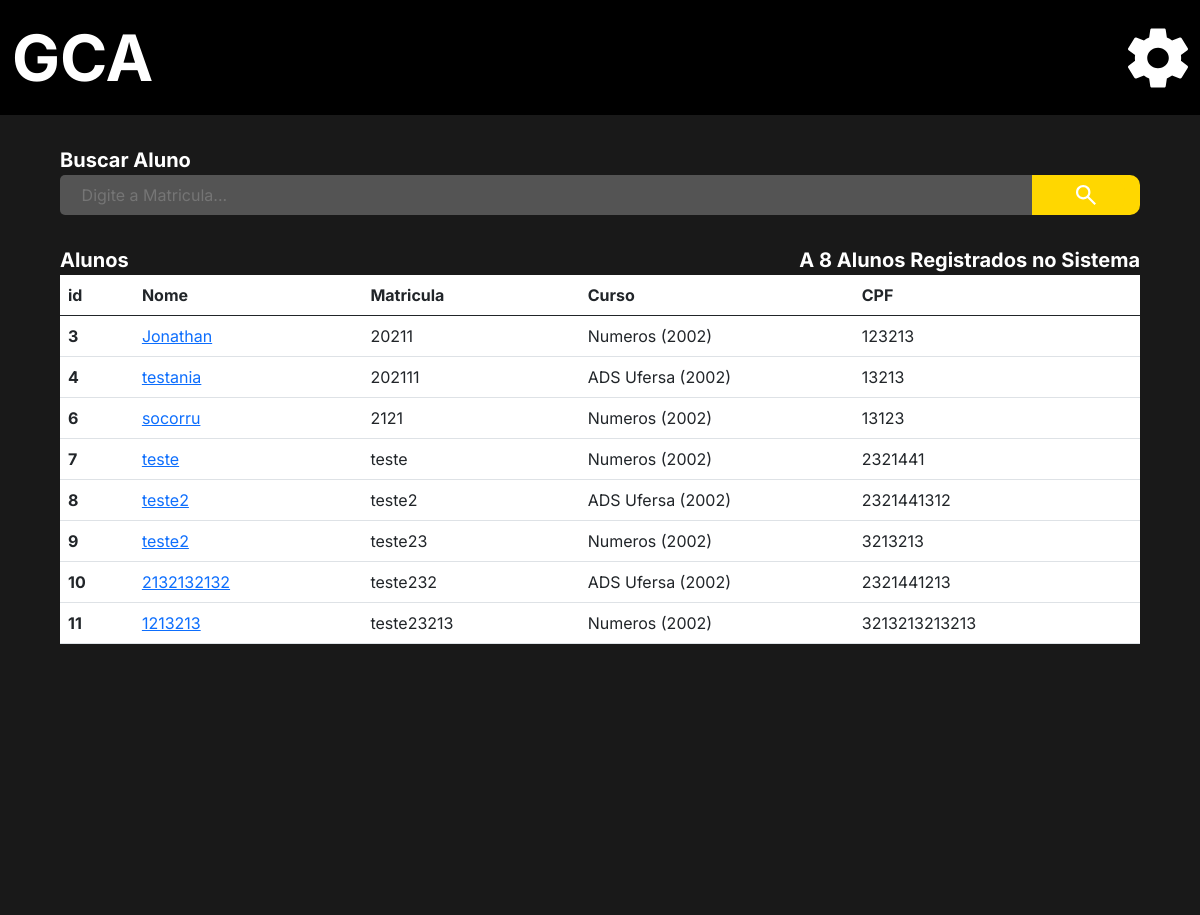
Screenshot of /adm/list_students/ (signed in) with the database file from the repository.
### Users/models.py (models this page shows, shortened)
class CustomUser(AbstractUser):
    image = models.ImageField(upload_to='Media', blank=True, null=False, default='Media/no_image_dafaut.jpg')
    matricula = models.CharField("Matricula", max_length=150, unique=True)
    username = models.CharField(("Nome"), max_length=50, unique=False, primary_key=None)
    email = models.EmailField("E-mail", unique=True)
    cpf = models.CharField("CPF", max_length=14, unique=True)
    phone = models.CharField("Telefone", max_length=15, blank=True, null=True)
    data_de_nascimento = models.DateField('Data de Nascimento', blank=True, null=True)
    curso_relacao = models.ForeignKey("administrador.Curso", verbose_name=("Curso"), blank=True, null=True,on_delete=models.SET_NULL)
    disciplina_relacao = models.ManyToManyField("administrador.Disciplina", verbose_name=("Disciplina"), blank=True)
    is_staff = models.BooleanField('Membro da equipe', default=True)
    USERNAME_FIELD = 'matricula'
    REQUIRED_FIELDS = ['username' , 'email' ,'cpf', 'phone']
    objects = UserManager()

### administrador/models.py (models this page shows)
class Curso (models.Model):
    nome = models.CharField(("Nome do Curso"), max_length=150, null=False, blank=False)
    ano = models.DateField("Ano")
    periodos =  models.IntegerField(('Total de peridodos'), null=False, blank=False)
    disciplina = models.ManyToManyField("administrador.Disciplina", verbose_name=("Disciplinas"),blank=False)
    coordenador = models.ForeignKey(User, verbose_name=("Coordenador"), on_delete=models.SET_NULL, null=True)
    verbose_name = 'Curso'
    verbose_name_plural = 'Cursos'
    def __str__(self):
        return self.nome +' ('+ str(self.ano.year) +')'

### administrador/views.py (the view)
# urls.py: path('adm/list_students/',  lista_Aluno, name = 'lista_Aluno'),
def lista_Aluno(request):
    student_group = Group.objects.get(name='Aluno')
    student = User.objects.all().filter(groups=student_group)
    total_de_alunos = len(User.objects.filter(groups=student_group))
    return render(request, 'aluno_lista.html', {'grupo_aluno': total_de_alunos,
                                                "aluno": student})

### administrador/templates/aluno_lista.html (shortened to what this page needs)
{% extends 'base.html' %}
{% load static %}
{% block import_title_css %}
    <link href="https://cdn.jsdelivr.net/npm/bootstrap@5.0.2/dist/css/bootstrap.min.css" rel="stylesheet">
    <link rel="stylesheet" href="{% static 'css/lista_cursos.css' %}">
{% endblock %}
{% block main %}
<div class="main">
    <div class="search_box">
        <form action=""  method="post">
            <div>
                <label for="search_box">Buscar Aluno</label>
            </div>
            <div class="search_bar">
                <input type="text" id="search_box" name="search_box" placeholder="Digite a Matricula...">
                <button class="enviar_botao" type="submit">
                    <img class="lupa" src="{% static 'icons/search_thing.svg' %}" alt="">
                </button>
            </div>
        </form>
    </div>
    <div class="center">
        <div class="two_lables">
            <div>
                <p class="label_title">Alunos</p>
                <p class="label_title">A {{grupo_aluno}} Alunos Registrados no Sistema</p>
            </div>
        </div>
    </div>
    <div class="center_2">
        <div class="list">
            <table class="table" >
                <thead>
                  <tr>
                    <th scope="col">id</th>
                    <th scope="col">Nome</th>
                    <th scope="col">Matricula</th>
                    <th class="curso_width" scope="col">Curso</th>
                    <th class="cpf_width" scope="col">CPF</th>
                  </tr>
                </thead>
                <tbody>
                    {% for dados in aluno %}
                        <tr>
                            <th scope="row"> {{dados.id}} </th>
                            <td><a href="{% url 'aluno' dados.id %}">{{dados.username}}</a></td>
                            <td>{{dados.matricula}}</td>
                            <td class="curso_width">{{dados.curso_relacao}}</td>
                            <td class="cpf_width">{{dados.cpf}}</td>
                        </tr>
                    {% endfor %}
                </tbody>
              </table>
        </div>
    </div>
</div>
{% endblock %}

### static/css/base.css (style rules this page uses)
* { margin: 0%; padding: 0%; border: 0%; font-family: inter; text-decoration: none; }
a { text-decoration: none; }

### static/css/modal_menu.css (style rules this page uses)
p { margin-bottom: 0px !important; }

### administrador/static/css/lista_cursos.css (style rules this page uses)
.main { background-color: #191919; min-height: 100vh; max-height: calc(max-content + 100px); border: none; }
form { padding-top: 30px; display: flex; flex-direction: column; justify-content: center; align-items: center; }
.search_bar { display: flex; justify-content: left; }
#search_box { border: none; border-radius: 5px 0px 0px 5px; }
.search_box div { width: 90%; }
.search_bar input { width: 90%; padding-left: 2%; background-color: #545454; color: #9B9B9B; outline: none; }
form div label { font-size: 20px; color: white; font-weight: bold; }
.lupa { z-index: 0; background-color: #FFD700; padding: 5px 15px 5px 15px; border-radius: 0px 10px 10px 0px; cursor: pointer; width: 126px; height: 30px; }
.enviar_botao { width: 10%; background-color: #FFD700; padding: 5px 15px 5px 15px; border-radius: 0px 10px 10px 0px; border: none; cursor: pointer; display: flex; align-content: center; overflow: hidden; justify-content: center; }
.center { padding-top: 30px; display: flex; flex-direction: column; justify-content: center; align-items: center; }
.two_lables { width: 90%; }
.two_lables div { display: flex; justify-content: space-between; }
.two_lables p { text-align: center; color: white; font-size: 20px; font-weight: bold; }
.center_2 { padding-left: 5%; padding-Right: 5%; padding-bottom: 5%; }
.table { width: 100%; background-color: white; }
.curso_width { max-width: 125px; }

### rows the page displays
CustomUser: id "3", username "Jonathan", matricula "20211", curso_relacao "Numeros (2002)", cpf "123213"
CustomUser: id "4", username "testania", matricula "202111", curso_relacao "ADS Ufersa (2002)", cpf "13213"
CustomUser: id "6", username "socorru", matricula "2121", curso_relacao "Numeros (2002)", cpf "13123"
CustomUser: id "7", username "teste", matricula "teste", curso_relacao "Numeros (2002)", cpf "2321441"
CustomUser: id "8", username "teste2", matricula "teste2", curso_relacao "ADS Ufersa (2002)", cpf "2321441312"
CustomUser: id "9", username "teste2", matricula "teste23", curso_relacao "Numeros (2002)", cpf "3213213"
CustomUser: id "10", username "2132132132", matricula "teste232", curso_relacao "ADS Ufersa (2002)", cpf "2321441213"
CustomUser: id "11", username "1213213", matricula "teste23213", curso_relacao "Numeros (2002)", cpf "3213213213213"

### other values shown
{{ grupo_aluno }} "8"
